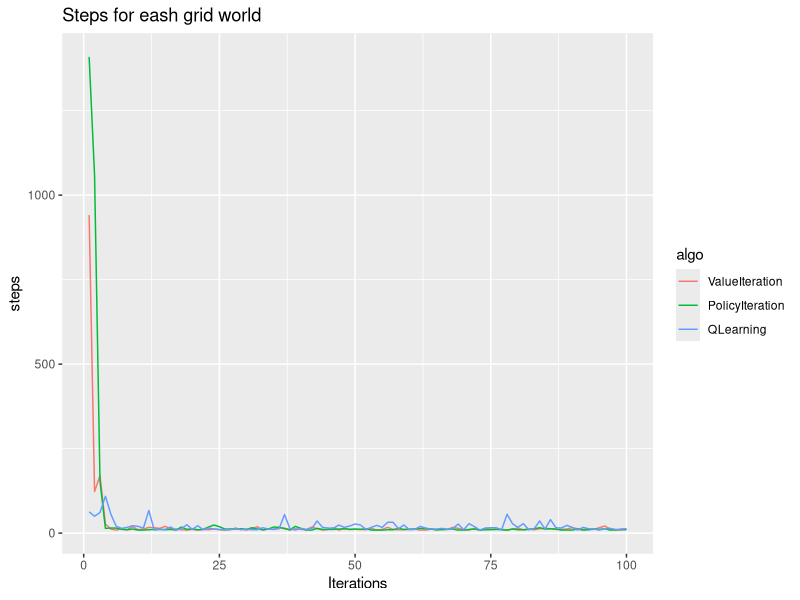
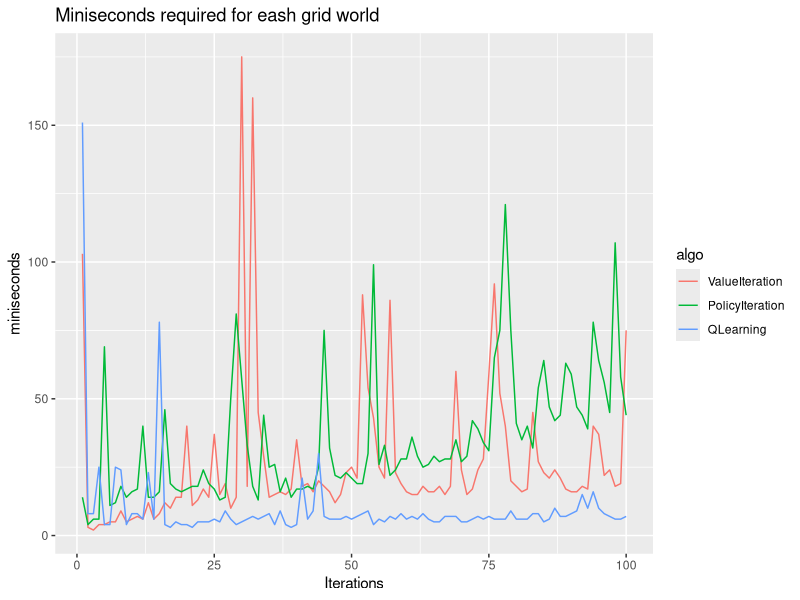
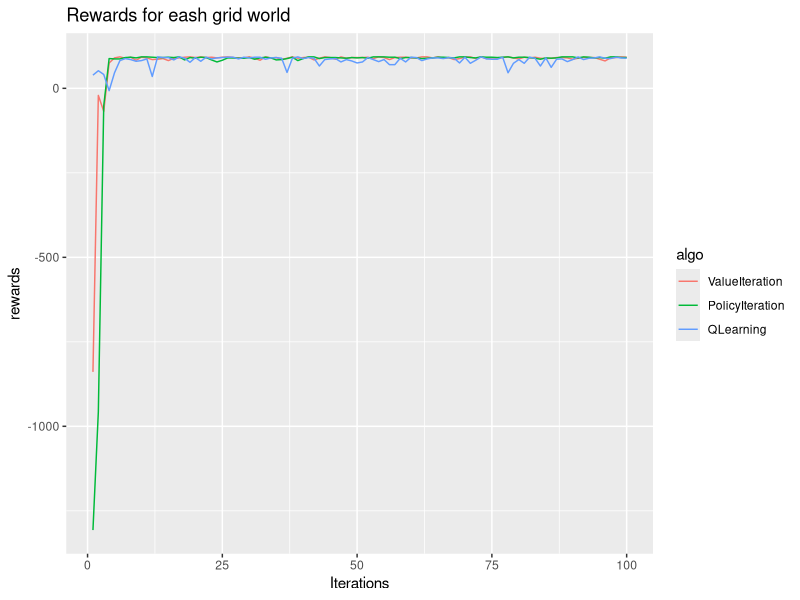

The R source for these figures, in order:
# graph the reinforcement learning for each grid world
library(ggplot2)
library(reshape)
Iterations <- seq(1, 100)

## graph the steps
ValueIteration <- c(941,123,170,27,12,9,13,10,19,10,12,17,16,14,20,13,12,10,9,11,9,11,10,12,10,9,11,12,12,9,13,19,9,12,11,17,13,9,13,11,10,18,13,9,11,16,9,13,11,11,11,10,14,9,11,17,11,10,10,12,12,9,9,12,9,13,11,17,14,10,9,14,9,14,12,12,11,9,12,15,10,12,10,13,14,13,11,11,12,16,13,11,11,11,16,21,12,11,9,10)
PolicyIteration <- c(1409,1059,154,14,15,15,11,10,12,9,9,10,11,11,10,11,9,18,11,13,10,11,18,24,19,12,12,13,13,11,16,12,10,12,18,17,14,10,20,14,9,9,14,11,11,11,12,13,11,12,11,13,9,9,9,10,10,14,11,11,12,14,13,12,10,10,11,12,9,9,11,12,9,10,10,11,10,9,12,10,10,11,13,16,12,13,12,9,9,9,12,9,10,12,11,13,9,9,11,11)
QLearning <- c(63,50,61,109,56,20,14,17,22,20,15,67,9,11,11,18,9,13,25,11,22,10,15,12,11,10,10,15,10,12,10,10,16,12,11,13,55,13,9,14,11,13,36,17,15,14,24,17,21,27,24,11,17,23,17,32,32,13,24,10,11,20,15,12,12,14,11,13,27,10,28,19,9,15,16,16,10,56,28,17,28,10,13,36,12,40,16,15,23,17,9,17,13,12,9,13,14,10,12,13)


steps <- cbind(Iterations, ValueIteration, PolicyIteration, QLearning) 
steps <- as.matrix(steps)

rownames(steps) <- steps[,'Iterations']
steps <- subset(steps, select = -c(Iterations))
steps <- melt(steps, id.vars = 'Iterations', variable.names = 'algo')
colnames(steps) <- c('Iterations', 'algo', 'steps')

head(steps)
tail(steps)

ggplot(steps, aes(Iterations, steps)) + 
        geom_line(aes(colour = algo)) + 
        ggtitle("Steps for eash grid world")

# graph the times
ValueIteration <- c(103,3,2,4,4,5,5,9,5,6,7,6,12,6,8,12,10,14,14,40,11,13,17,14,37,15,19,10,14,175,18,160,45,29,14,15,16,15,17,35,18,19,16,20,18,16,12,15,23,25,21,88,54,43,25,21,86,23,19,16,15,15,18,16,16,18,15,18,60,24,15,17,24,28,59,92,52,40,20,18,16,17,45,27,23,21,24,21,17,16,16,18,17,40,37,22,24,18,19,75)
PolicyIteration <- c(14,4,6,6,69,11,12,18,14,16,17,40,14,14,16,46,19,17,16,17,18,18,24,19,17,13,14,50,81,57,33,18,13,44,25,26,16,21,14,17,17,18,17,25,75,32,22,21,23,21,19,19,30,99,26,33,22,24,28,28,36,29,25,26,29,27,28,28,35,27,29,42,39,34,31,65,75,121,75,41,35,40,32,54,64,47,42,44,63,59,47,44,39,78,64,56,45,107,58,44)
QLearning <- c(151,8,8,25,4,4,25,24,4,8,8,6,23,6,78,4,3,5,4,4,3,5,5,5,6,5,9,6,4,5,6,7,6,7,8,4,9,4,3,4,21,6,9,30,7,6,6,6,7,6,7,8,9,4,6,5,7,6,8,6,7,6,8,6,5,5,7,7,7,5,5,6,7,6,7,6,6,6,9,6,6,6,8,8,5,6,10,7,7,8,9,15,10,16,10,8,7,6,6,7)

times <- cbind(Iterations, ValueIteration, PolicyIteration, QLearning)
times <- as.matrix(times)

rownames(times) <- times[,'Iterations']
times <- subset(times, select = -c(Iterations))
times <- melt(times, id.vars = 'Iterations', variable.names = 'algo')
colnames(times) <- c('Iterations', 'algo', 'miniseconds')

head(times)
tail(times)

ggplot(times, aes(Iterations, miniseconds)) + 
        geom_line(aes(colour = algo)) + 
        ggtitle("Miniseconds required for eash grid world")





# graph the rewards
ValueIteration <- c(-839.0,-21.0,-68.0,75.0,90.0,93.0,89.0,92.0,83.0,92.0,90.0,85.0,86.0,88.0,82.0,89.0,90.0,92.0,93.0,91.0,93.0,91.0,92.0,90.0,92.0,93.0,91.0,90.0,90.0,93.0,89.0,83.0,93.0,90.0,91.0,85.0,89.0,93.0,89.0,91.0,92.0,84.0,89.0,93.0,91.0,86.0,93.0,89.0,91.0,91.0,91.0,92.0,88.0,93.0,91.0,85.0,91.0,92.0,92.0,90.0,90.0,93.0,93.0,90.0,93.0,89.0,91.0,85.0,88.0,92.0,93.0,88.0,93.0,88.0,90.0,90.0,91.0,93.0,90.0,87.0,92.0,90.0,92.0,89.0,88.0,89.0,91.0,91.0,90.0,86.0,89.0,91.0,91.0,91.0,86.0,81.0,90.0,91.0,93.0,92.0)
PolicyIteration <- c(-1307.0,-957.0,-52.0,88.0,87.0,87.0,91.0,92.0,90.0,93.0,93.0,92.0,91.0,91.0,92.0,91.0,93.0,84.0,91.0,89.0,92.0,91.0,84.0,78.0,83.0,90.0,90.0,89.0,89.0,91.0,86.0,90.0,92.0,90.0,84.0,85.0,88.0,92.0,82.0,88.0,93.0,93.0,88.0,91.0,91.0,91.0,90.0,89.0,91.0,90.0,91.0,89.0,93.0,93.0,93.0,92.0,92.0,88.0,91.0,91.0,90.0,88.0,89.0,90.0,92.0,92.0,91.0,90.0,93.0,93.0,91.0,90.0,93.0,92.0,92.0,91.0,92.0,93.0,90.0,92.0,92.0,91.0,89.0,86.0,90.0,89.0,90.0,93.0,93.0,93.0,90.0,93.0,92.0,90.0,91.0,89.0,93.0,93.0,91.0,91.0)
QLearning <- c(39.0,52.0,41.0,-7.0,46.0,82.0,88.0,85.0,80.0,82.0,87.0,35.0,93.0,91.0,91.0,84.0,93.0,89.0,77.0,91.0,80.0,92.0,87.0,90.0,91.0,92.0,92.0,87.0,92.0,90.0,92.0,92.0,86.0,90.0,91.0,89.0,47.0,89.0,93.0,88.0,91.0,89.0,66.0,85.0,87.0,88.0,78.0,85.0,81.0,75.0,78.0,91.0,85.0,79.0,85.0,70.0,70.0,89.0,78.0,92.0,91.0,82.0,87.0,90.0,90.0,88.0,91.0,89.0,75.0,92.0,74.0,83.0,93.0,87.0,86.0,86.0,92.0,46.0,74.0,85.0,74.0,92.0,89.0,66.0,90.0,62.0,86.0,87.0,79.0,85.0,93.0,85.0,89.0,90.0,93.0,89.0,88.0,92.0,90.0,89.0)

rewards <- cbind(Iterations, ValueIteration, PolicyIteration, QLearning)

rewards <- as.matrix(rewards)
rownames(rewards) <- rewards[,'Iterations']
rewards <- subset(rewards, select = -c(Iterations))
rewards <- melt(rewards, id.vars = 'Iterations', variable.names = 'algo')
colnames(rewards) <- c('Iterations', 'algo', 'rewards')

head(rewards)
tail(rewards)

ggplot(rewards, aes(Iterations, rewards)) + 
        geom_line(aes(colour = algo)) + 
        ggtitle("Rewards for eash grid world")
